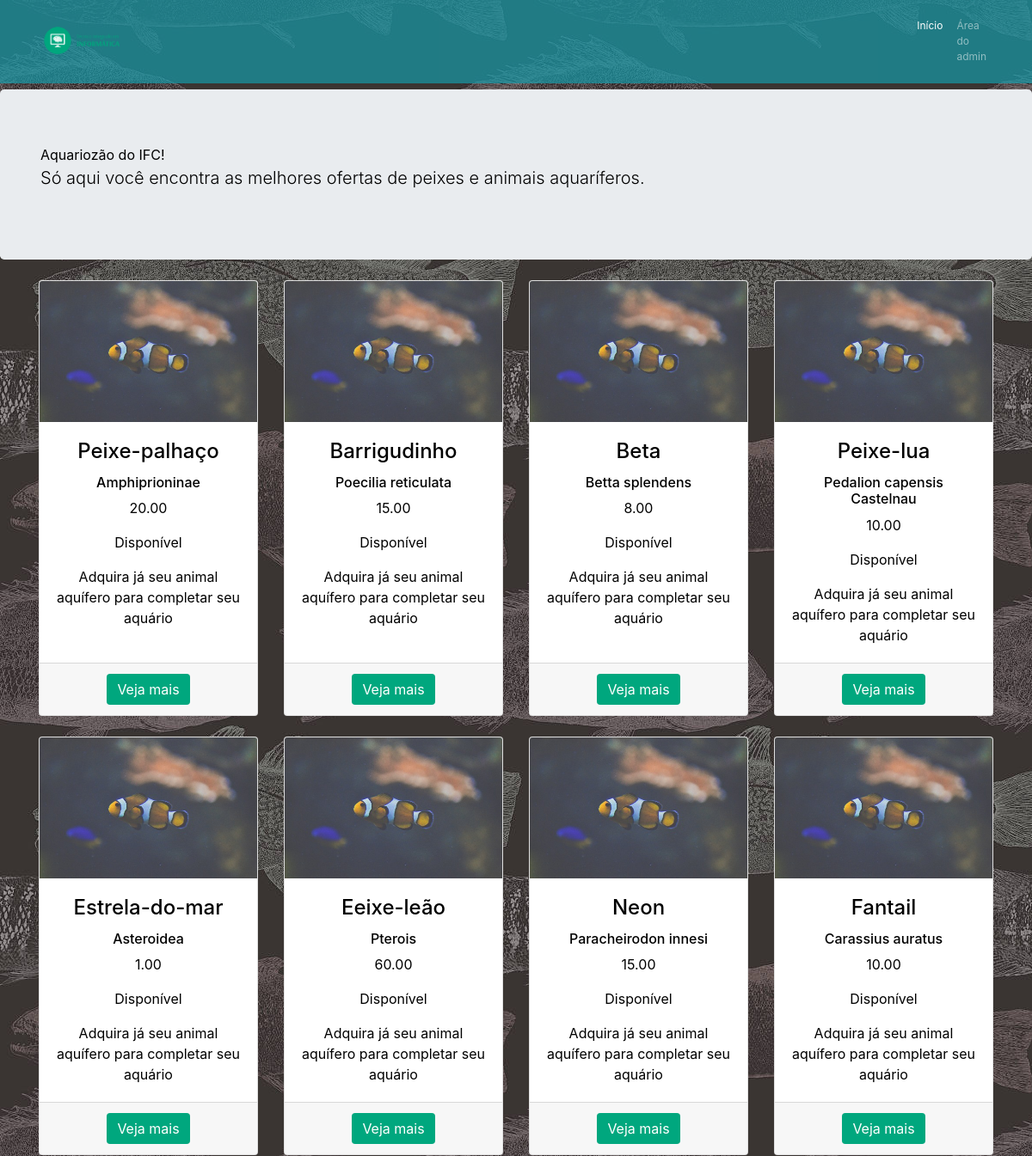
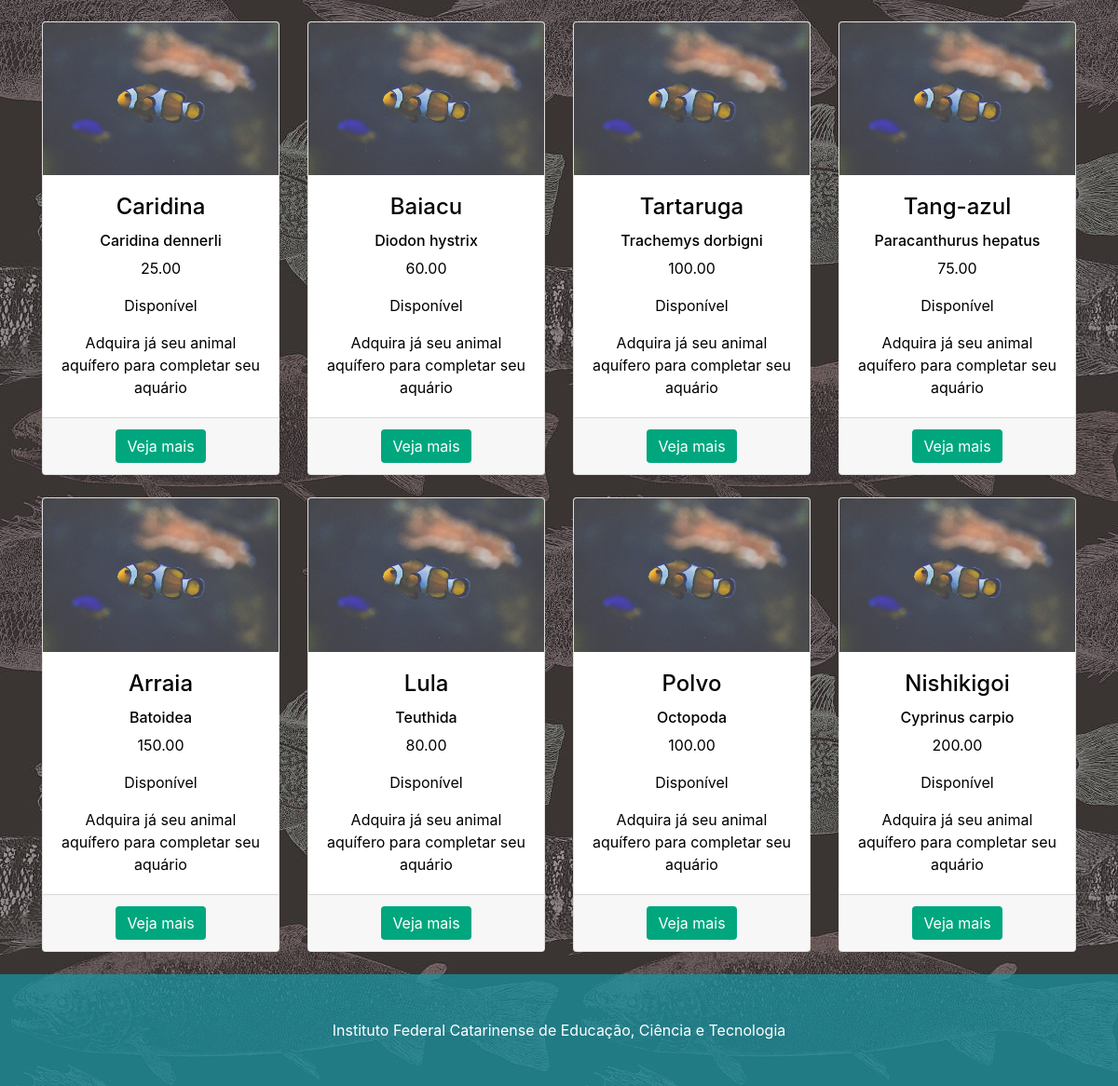
/modeloLojaIFC-master/index.php, run on the app's committed database (2 pictures, top to bottom).
### tables this page shows
CREATE TABLE `tb_produtos` (
  `codigo` int(11) NOT NULL,
  `nome` varchar(32) NOT NULL,
  `nome_cient` varchar(70) NOT NULL,
  `categoria` varchar(32) NOT NULL,
  `preco` decimal(10,2) NOT NULL,
  `estoque` int(10) UNSIGNED NOT NULL
);

### modeloLojaIFC-master/app/models/Conexao.php (called while the page is built, shortened)
<?php
class Conexao {
    public static function getConexao(){
        $conexao = new PDO("mysql:host=".self::HOST.";dbname=".self::NOMEBANCO, self::USUARIO, self::SENHA);
        return $conexao;
    }
}

### modeloLojaIFC-master/app/models/CrudProdutos.php (called while the page is built, shortened)
<?php
require_once "Conexao.php";
require_once "Produto.php";
class CrudProdutos {
    private $conexao;
    public function __construct() {
        $this->conexao = Conexao::getConexao();
    }
    public function getProdutos(){
        $consulta = $this->conexao->query("SELECT * FROM tb_produtos");
        $resultados = $consulta->fetchAll(PDO::FETCH_ASSOC);
        $listaNova = [];
        foreach($resultados as $prod){
            $listaNova[] = new Produto($prod['nome'],$prod['nome_cient'] , $prod['preco'], $prod['categoria'], $prod['estoque'], $prod['codigo']);
        }
        return $listaNova;
    }
}

### modeloLojaIFC-master/app/models/Produto.php (called while the page is built, shortened)
<?php
require_once "Conexao.php";
class Produto {
    public function __construct($nome, $nome_cient, $preco, $categoria, $estoque, $codigo = null){
        $this->codigo = $codigo;
        $this->nome = $nome;
        $this->nome_cient = $nome_cient;
        $this->preco = $preco;
    }
    public function getDisponibilidade(){
        if ($this->estoque = 0){
            return "indisponível";
        }else{
            return "Disponível";
        }
    }
}

### modeloLojaIFC-master/index.php (the view, shortened to what this page needs)
<?php
    require_once "app/models/CrudProdutos.php";
    require_once "app/models/Produto.php";
    $crud = new CrudProdutos();
    $listaProdutos = $crud->getProdutos();
?>
<!DOCTYPE html>
<html lang="en">
<head>
    <link rel="stylesheet" href="assets/vendor/bootstrap/css/bootstrap.min.css">
    <link rel="stylesheet" href="assets/css/ifc-style.css">
</head>
<body>
<nav class="navbar navbar-expand-lg navbar-dark bg-dark fixed-top">
    <div class="container">
        <a class="navbar-brand" href="#"><img src="assets/imagens/logo.png" alt="" width="10%"></a>
        <div class="collapse navbar-collapse" id="navbarResponsive">
            <ul class="navbar-nav ml-auto">
                <li class="nav-item active">
                    <a class="nav-link" href="#">Início</a>
                </li>
                <li class="nav-item">
                    <a class="nav-link" href="app/views/admin/produtos.php">Área do admin</a>
                </li>
            </ul>
        </div>
    </div>
</nav>
<header class="jumbotron my-4 home-banner">
    <div class="container"
        <h1 class="display-3">Aquariozão do IFC!</h1>
        <p class="lead">Só aqui você encontra as melhores ofertas de peixes e animais aquaríferos.</p>
</header>
<div class="container">
    <div class="row text-center">
            <?php foreach($listaProdutos as $prod): ?>
            <div class="col-lg-3 col-md-6 mb-4">
                <div class="card">
                    <img class="card-img-top" src="assets/imagens/peixe.jpg" alt="">
                    <div class="card-body">
                        <h4 class="card-title"><?= $prod->nome ?></h4>
                        <h6 class="card-text"><?= $prod->nome_cient  ?></h6>
                        <p class="card-text"><?= $prod->preco ?></p>
                        <p class="card-text"><?= $prod->getDisponibilidade()?></p>
                        <p class="card-text">Adquira já seu animal aquífero para completar seu aquário</p>
                    </div>
                    <div class="card-footer">
                        <a href="app/views/produto.php?codigo=<?= $prod->codigo ?>" class="btn btn-ifc">Veja mais</a>
                    </div>
                </div>
            </div>
            <?php endforeach; ?>
    </div>
</div>
<footer class="py-5 bg-dark">
    <div class="container">
        <p class="m-0 text-center text-white">Instituto Federal Catarinense de Educação, Ciência e Tecnologia</p>
    </div>
</footer>
</body>
</html>

### modeloLojaIFC-master/assets/css/ifc-style.css (style rules this page uses)
body { color: #fff; padding-top: 55px; background-image: url("../imagens/bgpeixe.jpg"); background-repeat: repeat; }
@media (min-width: 992px) { body { padding-top: 80px; } }
.card { height: 100%; }
.card-body { color: #000000; }
.jumbotron { color: #000000; }
.bg-dark { background-color: rgba(23, 152, 167, 0.71) !important; }
.btn-ifc { color: #fff; background-color: #00a77e; border-color: transparent; border: transparent 0px; }
ul { margin: 0; padding: 0; }
ul li { padding: 0 ; list-style: none; }
ul li a { display: block; padding: 10px 10px; color: #b8c7ce; font-size: 12px; }

### data on the page
tb_produtos: nome "Peixe-palhaço", nome_cient "Amphiprioninae", preco "20.00", Disponibilidade "Disponível"
tb_produtos: nome "Barrigudinho", nome_cient "Poecilia reticulata", preco "15.00", Disponibilidade "Disponível"
tb_produtos: nome "Beta", nome_cient "Betta splendens", preco "8.00", Disponibilidade "Disponível"
tb_produtos: nome "Peixe-lua", nome_cient "Pedalion capensis Castelnau", preco "10.00", Disponibilidade "Disponível"
tb_produtos: nome "Estrela-do-mar", nome_cient "Asteroidea", preco "1.00", Disponibilidade "Disponível"
tb_produtos: nome "Eeixe-leão", nome_cient "Pterois", preco "60.00", Disponibilidade "Disponível"
tb_produtos: nome "Neon", nome_cient "Paracheirodon innesi", preco "15.00", Disponibilidade "Disponível"
tb_produtos: nome "Fantail", nome_cient "Carassius auratus", preco "10.00", Disponibilidade "Disponível"
tb_produtos: nome "Caridina", nome_cient "Caridina dennerli", preco "25.00", Disponibilidade "Disponível"
tb_produtos: nome "Baiacu", nome_cient "Diodon hystrix", preco "60.00", Disponibilidade "Disponível"
tb_produtos: nome "Tartaruga", nome_cient "Trachemys dorbigni", preco "100.00", Disponibilidade "Disponível"
tb_produtos: nome "Tang-azul", nome_cient "Paracanthurus hepatus", preco "75.00", Disponibilidade "Disponível"
tb_produtos: nome "Arraia", nome_cient "Batoidea", preco "150.00", Disponibilidade "Disponível"
tb_produtos: nome "Lula", nome_cient "Teuthida", preco "80.00", Disponibilidade "Disponível"
tb_produtos: nome "Polvo", nome_cient "Octopoda", preco "100.00", Disponibilidade "Disponível"
tb_produtos: nome "Nishikigoi", nome_cient "Cyprinus carpio", preco "200.00", Disponibilidade "Disponível"
